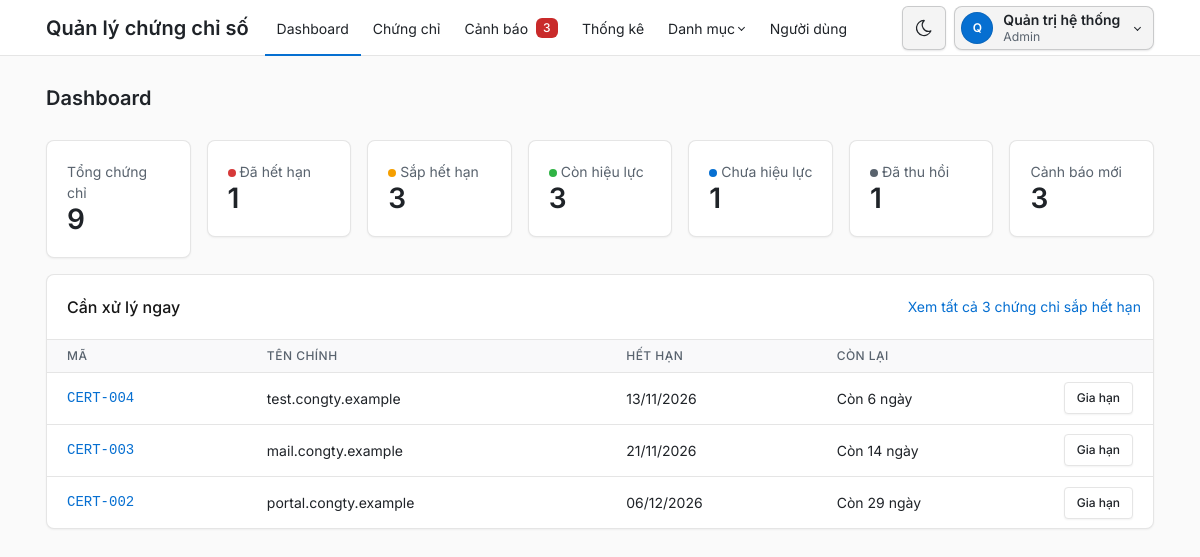
/admin/index.php (signed in), run on the app's committed database.
### tables this page shows
CREATE TABLE users (
    id INT UNSIGNED AUTO_INCREMENT PRIMARY KEY,
    username VARCHAR(50) NOT NULL UNIQUE,
    password_hash VARCHAR(255) NOT NULL,
    full_name VARCHAR(100) NOT NULL,
    role_id INT UNSIGNED NOT NULL,
    is_locked TINYINT(1) NOT NULL DEFAULT 0,  
     
    failed_logins TINYINT UNSIGNED NOT NULL DEFAULT 0,
    locked_until DATETIME NULL,
    CONSTRAINT fk_users_role FOREIGN KEY (role_id) REFERENCES roles (id) ON DELETE RESTRICT
);

CREATE TABLE roles (
    id INT UNSIGNED AUTO_INCREMENT PRIMARY KEY,
    name VARCHAR(50) NOT NULL UNIQUE
);

CREATE TABLE certificates (
    id INT UNSIGNED AUTO_INCREMENT PRIMARY KEY,
    cert_code VARCHAR(30) NOT NULL UNIQUE,
     
     
     
    fingerprint_sha256 CHAR(64) NULL UNIQUE,
    serial VARCHAR(128) NULL,  
    subject_cn VARCHAR(255) NOT NULL,
    san TEXT NULL,
    ca_id INT UNSIGNED NOT NULL,
    domain_id INT UNSIGNED NOT NULL,
    valid_from DATETIME NOT NULL,
    valid_to DATETIME NOT NULL,
    key_algorithm VARCHAR(20) NOT NULL,
    key_size SMALLINT UNSIGNED NOT NULL,
    signature_algorithm VARCHAR(50) NOT NULL,
    is_revoked TINYINT(1) NOT NULL DEFAULT 0,
    created_by INT UNSIGNED NOT NULL,
    CONSTRAINT chk_cert_dates CHECK (valid_to > valid_from),
    CONSTRAINT chk_cert_fingerprint CHECK (fingerprint_sha256 REGEXP '^[0-9a-f]{64}$'),
    CONSTRAINT fk_cert_ca FOREIGN KEY (ca_id) REFERENCES certificate_authorities (id) ON DELETE RESTRICT,
    CONSTRAINT fk_cert_domain FOREIGN KEY (domain_id) REFERENCES domains (id) ON DELETE RESTRICT,
    CONSTRAINT fk_cert_creator FOREIGN KEY (created_by) REFERENCES users (id) ON DELETE RESTRICT
);

### src/khoi_dong.php (called while the page is built, shortened)
<?php
require_once __DIR__ . '/../config/db.php';
require_once __DIR__ . '/auth.php';
function e(?string $chuoi): string
{
    return htmlspecialchars((string) $chuoi, ENT_QUOTES, 'UTF-8');
}
function url(string $duongDan): string
{
    $thuMucPublic = str_replace('\\', '/', realpath(__DIR__ . '/../public'));
    $gocWeb = str_replace('\\', '/', realpath($_SERVER['DOCUMENT_ROOT']));
    return substr($thuMucPublic, strlen($gocWeb)) . '/' . $duongDan;
}

### src/auth.php (called while the page is built, shortened)
<?php
function nguoiDungHienTai(PDO $pdo): ?array
{
    $cau = $pdo->prepare('SELECT u.id, u.username, u.full_name, r.name AS role_name
                          FROM users u JOIN roles r ON r.id = u.role_id
                          WHERE u.id = ? AND u.is_locked = 0');
    $cau->execute([$_SESSION['user_id']]);
    return $cau->fetch() ?: null;
}
function laAdmin(array $nguoi): bool
{
    return $nguoi['role_name'] === VAI_TRO_ADMIN;
}
function yeuCauDangNhap(PDO $pdo): array
{
    $nguoi = nguoiDungHienTai($pdo);
    return $nguoi;
}

### src/chung_chi.php (called while the page is built, shortened)
<?php
function dieuKienLoc(array $loc): array
{
    $dieuKien = [];
    $thamSo = [];
    $tuKhoa = $loc['tu_khoa'] ?? '';
    $bangGiaTri = [
        'trang_thai' => 'c.status = ?',
        'ca_id' => 'c.ca_id = ?',
        'domain_id' => 'c.domain_id = ?',
        'server_id' => 'd.server_id = ?',
        'het_han_tu' => 'c.valid_to >= ?',
        'het_han_den' => 'c.valid_to < DATE_ADD(?, INTERVAL 1 DAY)',
    ];
    foreach ($bangGiaTri as $khoa => $cauSql) {
        if (($loc[$khoa] ?? '') !== '') {
            $dieuKien[] = $cauSql;
            $thamSo[] = $loc[$khoa];
        }
    }
    return [$dieuKien === [] ? '' : 'WHERE ' . implode(' AND ', $dieuKien), $thamSo];
}
function demTheoTrangThai(PDO $pdo, array $loc = [], bool $giuTrangThai = false): array
{
    [$where, $thamSo] = dieuKienLoc($giuTrangThai ? $loc : ['trang_thai' => ''] + $loc);
    $cau = $pdo->prepare('SELECT c.status, COUNT(*) FROM ' . NGUON_CHUNG_CHI . " $where GROUP BY c.status");
    $cau->execute($thamSo);
    $dem = $cau->fetchAll(PDO::FETCH_KEY_PAIR);
    $ketQua = [];
    foreach (array_keys(TRANG_THAI) as $trangThai) {
        $ketQua[$trangThai] = (int) ($dem[$trangThai] ?? 0);
    }
    return $ketQua;
}
function mucGapSql(): string
{
    return "FIELD(c.status, '" . implode("', '", array_keys(TRANG_THAI)) . "')";
}
function menhDeSapXep(array $sapXep): string
{
    $cot = $sapXep['sap_xep'] ?? '';
    $chieu = ($sapXep['chieu'] ?? '') === 'giam' ? 'DESC' : 'ASC';
    if ($cot === '') {
        return mucGapSql() . ', c.valid_to, c.id';
    }
    return COT_SAP_XEP[$cot] . " $chieu, c.valid_to, c.id";
}
function danhSachChungChi(PDO $pdo, int $trang, array $loc = [], array $sapXep = []): array
{
    [$where, $thamSo] = dieuKienLoc($loc);
    $cau = $pdo->prepare(COT_CHUNG_CHI . NGUON_CHUNG_CHI . " $where
                          ORDER BY " . menhDeSapXep($sapXep) . '
                          LIMIT ? OFFSET ?');
    $viTri = 1;
    foreach ($thamSo as $giaTri) {
        $cau->bindValue($viTri++, $giaTri);
    }
    $cau->bindValue($viTri++, SO_DONG_MOT_TRANG, PDO::PARAM_INT);
    $cau->bindValue($viTri, (max($trang, 1) - 1) * SO_DONG_MOT_TRANG, PDO::PARAM_INT);
    $cau->execute();
    return $cau->fetchAll();
}
function demCanhBaoMoi(PDO $pdo): int
{
    return (int) $pdo->query('SELECT COUNT(*) FROM ' . CANH_BAO_DANG_XET . " AND a.status = 'new'")->fetchColumn();
}
function chungChiSapHetHan(PDO $pdo): array
{
    return array_slice(danhSachChungChi($pdo, 1, ['trang_thai' => 'expiring']), 0, SO_DONG_CAN_XU_LY);
}
function moTaSoNgay(array $chungChi): string
{
    $soNgay = (int) $chungChi['days_left'];
    return 'Còn ' . $soNgay . ' ngày';
}

### public/admin/index.php (the view, shortened to what this page needs)
<?php
require __DIR__ . '/../../src/khoi_dong.php';
require __DIR__ . '/../../src/chung_chi.php';
$pdo = ketNoiCsdl();
$nguoi = yeuCauDangNhap($pdo);
$soCanhBaoMoi = demCanhBaoMoi($pdo);
$soTheoTrangThai = demTheoTrangThai($pdo);
$canXuLy = chungChiSapHetHan($pdo);
$trangHienTai = 'dashboard';
require __DIR__ . '/../../views/dau_trang.php';
require __DIR__ . '/../../views/tieu_de_trang.php';
?>
<div class="page-body">
    <div class="container-xl">
        <div class="row row-cards mb-3">
            <div class="col-6 col-md-4 col-xl">
                <a class="card card-link the-so" href="<?= e(url('admin/chung_chi.php')) ?>">
                    <div class="card-body">
                        <div class="text-secondary">Tổng chứng chỉ</div>
                        <div class="the-so-gia-tri"><?= array_sum($soTheoTrangThai) ?></div>
                    </div>
                </a>
            </div>
            <?php foreach (TRANG_THAI as $khoa => $thongTin): ?>
                <div class="col-6 col-md-4 col-xl">
                    <a class="card card-link the-so" href="<?= e(url('admin/chung_chi.php?trang_thai=' . $khoa)) ?>">
                        <div class="card-body">
                            <div class="text-secondary text-nowrap">
                                <span class="badge bg-<?= e($thongTin['mau']) ?> badge-empty me-1"></span><?= e($thongTin['nhan']) ?>
                            </div>
                            <div class="the-so-gia-tri"><?= $soTheoTrangThai[$khoa] ?></div>
                        </div>
                    </a>
                </div>
            <?php endforeach; ?>
            <div class="col-6 col-md-4 col-xl">
                <a class="card card-link the-so" href="<?= e(url('admin/canh_bao.php')) ?>">
                    <div class="card-body">
                        <div class="text-secondary">Cảnh báo mới</div>
                        <div class="the-so-gia-tri"><?= $soCanhBaoMoi ?></div>
                    </div>
                </a>
            </div>
        </div>
        <div class="card">
            <div class="card-header">
                <h2 class="card-title">Cần xử lý ngay</h2>
                <div class="card-actions">
                    <a href="<?= e(url('admin/chung_chi.php?trang_thai=expiring')) ?>">Xem tất cả <?= $soTheoTrangThai['expiring'] ?> chứng chỉ sắp hết hạn</a>
                </div>
            </div>
            <div class="table-responsive">
                <table class="table table-vcenter card-table">
                    <thead>
                        <tr>
                            <th>Mã</th>
                            <th>Tên chính</th>
                            <th class="d-none d-md-table-cell">Hết hạn</th>
                            <th>Còn lại</th>
                            <th class="w-1"><span class="visually-hidden">Thao tác</span></th>
                        </tr>
                    </thead>
                    <tbody>
                        <?php foreach ($canXuLy as $dong): ?>
                            <tr>
                                <td class="ma-so text-nowrap">
                                    <a href="<?= e(url('admin/chung_chi_xem.php?id=' . (int) $dong['id'])) ?>"><?= e($dong['cert_code']) ?></a>
                                </td>
                                <td class="text-break"><?= e($dong['subject_cn']) ?></td>
                                <td class="d-none d-md-table-cell"><?= e(date('d/m/Y', strtotime($dong['valid_to']))) ?></td>
                                <td class="text-nowrap"><?= e(moTaSoNgay($dong)) ?></td>
                                <td>
                                    <a class="btn btn-sm" href="<?= e(url('admin/chung_chi_gia_han.php?id=' . (int) $dong['id'])) ?>">Gia hạn</a>
                                </td>
                            </tr>
                        <?php endforeach; ?>
                    </tbody>
                </table>
            </div>
        </div>
    </div>
</div>
<?php require __DIR__ . '/../../views/cuoi_trang.php'; ?>

### views/dau_trang.php (shortened to what this page needs)
<?php
$nguoi ??= null;
$trangHienTai ??= '';
$coThanhRieng ??= false;
$soCanhBaoMenu = 0;
if ($nguoi !== null) {
    require_once __DIR__ . '/../src/chung_chi.php';
    $soCanhBaoMenu = demCanhBaoMoi($pdo);
}
$trongDanhMuc = in_array($trangHienTai, ['may_chu', 'ten_mien', 'to_chuc_cap'], true);
$nutGiaoDien = <<<'HTML'
<button type="button" class="nav-link px-2 bg-transparent border-0" data-doi-giao-dien
        title="Đổi giao diện sáng/tối" aria-label="Đổi giao diện sáng/tối">
    <svg class="icon hide-theme-dark" xmlns="http://www.w3.org/2000/svg" width="24" height="24" viewBox="0 0 24 24" fill="none" stroke="currentColor" stroke-width="2" stroke-linecap="round" stroke-linejoin="round" aria-hidden="true"><path d="M12 3c.132 0 .263 0 .393 0a7.5 7.5 0 0 0 7.92 12.446a9 9 0 1 1 -8.313 -12.454z"/></svg>
    <svg class="icon hide-theme-light" xmlns="http://www.w3.org/2000/svg" width="24" height="24" viewBox="0 0 24 24" fill="none" stroke="currentColor" stroke-width="2" stroke-linecap="round" stroke-linejoin="round" aria-hidden="true"><circle cx="12" cy="12" r="4"/><path d="M3 12h1m8 -9v1m8 8h1m-9 8v1m-6.4 -15.4l.7 .7m12.1 -.7l-.7 .7m0 11.4l.7 .7m-12.1 -.7l-.7 .7"/></svg>
</button>
HTML;
?>
<!doctype html>
<html lang="vi" data-bs-theme="light">
<head>
    <link rel="stylesheet" href="<?= e(url('assets/tabler/tabler.min.css')) ?>">
    <link rel="stylesheet" href="<?= e(url('assets/inter/inter.css')) ?>">
    <link rel="stylesheet" href="<?= e(url('assets/app.css')) ?>">
</head>
<body>
<?php if ($nguoi === null && !$coThanhRieng): ?>
    <div class="position-absolute top-0 end-0 p-3"><?= $nutGiaoDien ?></div>
<?php elseif ($nguoi !== null): ?>
    <div class="page">
        <header class="navbar navbar-expand-md d-print-none">
            <div class="container-xl">
                <a class="navbar-brand me-3 ten-he-thong-qt" href="<?= e(url('index.php')) ?>">Quản lý chứng chỉ số</a>
                <div class="navbar-nav flex-row order-md-last align-items-center thanh-tai-khoan">
                    <?= $nutGiaoDien ?>
                    <div class="nav-item dropdown">
                        <a href="#" class="nut-tai-khoan dropdown-toggle" data-bs-toggle="dropdown" aria-label="Mở menu tài khoản">
                            <span class="avatar avatar-sm"><?= e(mb_substr($nguoi['full_name'], 0, 1)) ?></span>
                            <span class="d-none d-md-block">
                                <span class="d-block nut-tai-khoan-ten"><?= e($nguoi['full_name']) ?></span>
                                <span class="d-block small text-secondary"><?= e($nguoi['role_name']) ?></span>
                            </span>
                        </a>
                    </div>
                </div>
                <div class="collapse navbar-collapse" id="menu-chinh">
                    <ul class="navbar-nav">
                        <li class="nav-item <?= $trangHienTai === 'dashboard' ? 'active' : '' ?>">
                            <a class="nav-link" href="<?= e(url('admin/index.php')) ?>">Dashboard</a>
                        </li>
                        <li class="nav-item <?= $trangHienTai === 'chung_chi' ? 'active' : '' ?>">
                            <a class="nav-link" href="<?= e(url('admin/chung_chi.php')) ?>">Chứng chỉ</a>
                        </li>
                        <li class="nav-item <?= $trangHienTai === 'canh_bao' ? 'active' : '' ?>">
                            <a class="nav-link" href="<?= e(url('admin/canh_bao.php')) ?>">
                                Cảnh báo
                                <?php if ($soCanhBaoMenu > 0): ?>
                                    <span class="badge so-canh-bao ms-2"><?= $soCanhBaoMenu ?><span class="visually-hidden"> cảnh báo mới</span></span>
                                <?php endif; ?>
                            </a>
                        </li>
                        <li class="nav-item <?= $trangHienTai === 'thong_ke' ? 'active' : '' ?>">
                            <a class="nav-link" href="<?= e(url('admin/thong_ke.php')) ?>">Thống kê</a>
                        </li>
                        <li class="nav-item dropdown <?= $trongDanhMuc ? 'active' : '' ?>">
                            <a class="nav-link dropdown-toggle" href="#" data-bs-toggle="dropdown" role="button" aria-expanded="false">Danh mục</a>
                        </li>
                        <?php if (laAdmin($nguoi)): ?>
                            <li class="nav-item <?= $trangHienTai === 'nguoi_dung' ? 'active' : '' ?>">
                                <a class="nav-link" href="<?= e(url('admin/nguoi_dung.php')) ?>">Người dùng</a>
                            </li>
                        <?php endif; ?>
                    </ul>
                </div>
            </div>
        </header>
        <div class="page-wrapper">
<?php endif; ?>

### public/assets/app.css (style rules this page uses)
:root, [data-bs-theme="light"] { --tblr-font-sans-serif: "Inter", "Segoe UI", system-ui, -apple-system, sans-serif; --tblr-body-font-family: var(--tblr-font-sans-serif); --tblr-body-line-height: 1.5; --tblr-body-color: #1f2328; --tblr-secondary: #59636e; --tblr-secondary-color: #59636e; }
@media screen { html { overflow-y: scroll; } }
.ma-so { font-family: var(--tblr-font-monospace); }
.table-responsive { position: relative; }
.so-canh-bao { background: #c92a2a; color: #fff; }
.card-table > tbody > tr > td { padding-bottom: 0.6rem; padding-top: 0.6rem; }
.the-so-gia-tri { font-size: 1.75rem; font-weight: 600; line-height: 1.2; }
.thanh-tai-khoan { --khoi-bong: 0 1px 2px rgba(10, 14, 20, 0.1); --khoi-nen: rgba(10, 14, 20, 0.045); --khoi-nen-re: rgba(10, 14, 20, 0.09); --khoi-vien: rgba(10, 14, 20, 0.18); --khoi-vien-re: rgba(10, 14, 20, 0.34); gap: 0.5rem; }
.nut-tai-khoan { align-items: center; background: var(--khoi-nen); border: 1px solid var(--khoi-vien); border-radius: 0.5rem; box-shadow: var(--khoi-bong); color: var(--tblr-body-color); display: flex; gap: 0.625rem; line-height: 1.3; min-height: 2.75rem; padding: 0.25rem 0.75rem 0.25rem 0.375rem; transition: background-color 0.15s ease, border-color 0.15s ease; }
.nut-tai-khoan .avatar { background: var(--tblr-primary); color: #fff; font-weight: 600; }
.nut-tai-khoan-ten { font-weight: 600; }
.thanh-tai-khoan [data-doi-giao-dien] { align-items: center; background-color: var(--khoi-nen) !important; border: 1px solid var(--khoi-vien) !important; border-radius: 0.5rem; box-shadow: var(--khoi-bong); display: flex; height: 2.75rem; justify-content: center; transition: background-color 0.15s ease, border-color 0.15s ease; width: 2.75rem; }

### data on the page
users: full_name "Q", full_name "Quản trị hệ thống", role.name "Admin"
certificates: cert_code "CERT-004", subject_cn "test.congty.example", valid_to "13/11/2026", dong "Còn 6 ngày"
certificates: cert_code "CERT-003", subject_cn "mail.congty.example", valid_to "21/11/2026", dong "Còn 14 ngày"
certificates: cert_code "CERT-002", subject_cn "portal.congty.example", valid_to "06/12/2026", dong "Còn 29 ngày"

### other printed values
$soCanhBaoMenu "3"
$tieuDe "Dashboard"
array_sum($soTheoTrangThai) "9"
$thongTin['nhan'] "Đã hết hạn"
$soTheoTrangThai[$khoa] "1"
$thongTin['nhan'] "Sắp hết hạn"
$soTheoTrangThai[$khoa] "3"
$thongTin['nhan'] "Còn hiệu lực"
$thongTin['nhan'] "Chưa hiệu lực"
$thongTin['nhan'] "Đã thu hồi"
$soCanhBaoMoi "3"
$soTheoTrangThai['expiring'] "3"
